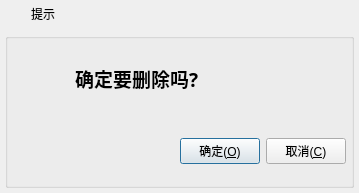
<?xml version="1.0" encoding="UTF-8"?>
<ui version="4.0">
 <class>frmMessageBox</class>
 <widget class="QDialog" name="frmMessageBox">
  <property name="geometry">
   <rect>
    <x>0</x>
    <y>0</y>
    <width>359</width>
    <height>193</height>
   </rect>
  </property>
  <property name="windowTitle">
   <string>提示</string>
  </property>
  <layout class="QVBoxLayout" name="verticalLayout">
   <property name="spacing">
    <number>0</number>
   </property>
   <property name="leftMargin">
    <number>0</number>
   </property>
   <property name="topMargin">
    <number>0</number>
   </property>
   <property name="rightMargin">
    <number>0</number>
   </property>
   <property name="bottomMargin">
    <number>0</number>
   </property>
   <item>
    <widget class="QWidget" name="widget_title" native="true">
     <property name="sizePolicy">
      <sizepolicy hsizetype="Preferred" vsizetype="Fixed">
       <horstretch>0</horstretch>
       <verstretch>0</verstretch>
      </sizepolicy>
     </property>
     <property name="minimumSize">
      <size>
       <width>100</width>
       <height>28</height>
      </size>
     </property>
     <layout class="QHBoxLayout" name="horizontalLayout_2">
      <property name="spacing">
       <number>0</number>
      </property>
      <property name="leftMargin">
       <number>0</number>
      </property>
      <property name="topMargin">
       <number>0</number>
      </property>
      <property name="rightMargin">
       <number>0</number>
      </property>
      <property name="bottomMargin">
       <number>0</number>
      </property>
      <item>
       <widget class="QLabel" name="lab_Ico">
        <property name="sizePolicy">
         <sizepolicy hsizetype="Minimum" vsizetype="Preferred">
          <horstretch>0</horstretch>
          <verstretch>0</verstretch>
         </sizepolicy>
        </property>
        <property name="minimumSize">
         <size>
          <width>31</width>
          <height>0</height>
         </size>
        </property>
        <property name="text">
         <string/>
        </property>
        <property name="alignment">
         <set>Qt::AlignCenter</set>
        </property>
       </widget>
      </item>
      <item>
       <widget class="QLabel" name="lab_Title">
        <property name="sizePolicy">
         <sizepolicy hsizetype="Expanding" vsizetype="Preferred">
          <horstretch>0</horstretch>
          <verstretch>0</verstretch>
         </sizepolicy>
        </property>
        <property name="styleSheet">
         <string notr="true">font: 10pt &quot;微软雅黑&quot;;</string>
        </property>
        <property name="text">
         <string>提示</string>
        </property>
        <property name="alignment">
         <set>Qt::AlignLeading|Qt::AlignLeft|Qt::AlignVCenter</set>
        </property>
       </widget>
      </item>
      <item>
       <widget class="QWidget" name="widget_menu" native="true">
        <property name="sizePolicy">
         <sizepolicy hsizetype="Minimum" vsizetype="Preferred">
          <horstretch>0</horstretch>
          <verstretch>0</verstretch>
         </sizepolicy>
        </property>
        <layout class="QHBoxLayout" name="horizontalLayout">
         <property name="spacing">
          <number>0</number>
         </property>
         <property name="leftMargin">
          <number>0</number>
         </property>
         <property name="topMargin">
          <number>0</number>
         </property>
         <property name="rightMargin">
          <number>0</number>
         </property>
         <property name="bottomMargin">
          <number>0</number>
         </property>
         <item>
          <widget class="QPushButton" name="btnMenu_Close">
           <property name="sizePolicy">
            <sizepolicy hsizetype="Minimum" vsizetype="Expanding">
             <horstretch>0</horstretch>
             <verstretch>0</verstretch>
            </sizepolicy>
           </property>
           <property name="minimumSize">
            <size>
             <width>40</width>
             <height>0</height>
            </size>
           </property>
           <property name="cursor">
            <cursorShape>ArrowCursor</cursorShape>
           </property>
           <property name="focusPolicy">
            <enum>Qt::NoFocus</enum>
           </property>
           <property name="toolTip">
            <string>关闭</string>
           </property>
           <property name="text">
            <string/>
           </property>
           <property name="flat">
            <bool>true</bool>
           </property>
          </widget>
         </item>
        </layout>
       </widget>
      </item>
     </layout>
    </widget>
   </item>
   <item>
    <widget class="QWidget" name="widget_main" native="true">
     <property name="styleSheet">
      <string notr="true">font: 11pt &quot;微软雅黑&quot;;</string>
     </property>
     <layout class="QVBoxLayout" name="verticalLayout_2">
      <property name="spacing">
       <number>5</number>
      </property>
      <property name="leftMargin">
       <number>5</number>
      </property>
      <property name="topMargin">
       <number>5</number>
      </property>
      <property name="rightMargin">
       <number>5</number>
      </property>
      <property name="bottomMargin">
       <number>5</number>
      </property>
      <item>
       <widget class="QGroupBox" name="groupBox">
        <property name="title">
         <string/>
        </property>
        <widget class="QLabel" name="labIcoMain">
         <property name="geometry">
          <rect>
           <x>10</x>
           <y>20</y>
           <width>45</width>
           <height>45</height>
          </rect>
         </property>
         <property name="styleSheet">
          <string notr="true">border-image: url(:/image/info.png);</string>
         </property>
         <property name="text">
          <string/>
         </property>
        </widget>
        <widget class="QLabel" name="labInfo">
         <property name="geometry">
          <rect>
           <x>70</x>
           <y>10</y>
           <width>261</width>
           <height>71</height>
          </rect>
         </property>
         <property name="font">
          <font>
           <family>微软雅黑</family>
           <pointsize>11</pointsize>
           <weight>50</weight>
           <italic>false</italic>
           <bold>false</bold>
          </font>
         </property>
         <property name="text">
          <string>&lt;html&gt;&lt;head/&gt;&lt;body&gt;&lt;p&gt;&lt;span style=&quot; font-size:14pt; font-weight:600;&quot;&gt;确定要删除吗?&lt;/span&gt;&lt;/p&gt;&lt;/body&gt;&lt;/html&gt;</string>
         </property>
         <property name="scaledContents">
          <bool>false</bool>
         </property>
         <property name="wordWrap">
          <bool>true</bool>
         </property>
        </widget>
        <widget class="QWidget" name="layoutWidget">
         <property name="geometry">
          <rect>
           <x>70</x>
           <y>93</y>
           <width>271</width>
           <height>51</height>
          </rect>
         </property>
         <layout class="QHBoxLayout" name="horizontalLayout_3">
          <item>
           <spacer name="horizontalSpacer">
            <property name="orientation">
             <enum>Qt::Horizontal</enum>
            </property>
            <property name="sizeHint" stdset="0">
             <size>
              <width>40</width>
              <height>20</height>
             </size>
            </property>
           </spacer>
          </item>
          <item>
           <widget class="QPushButton" name="btnOk">
            <property name="cursor">
             <cursorShape>PointingHandCursor</cursorShape>
            </property>
            <property name="focusPolicy">
             <enum>Qt::StrongFocus</enum>
            </property>
            <property name="styleSheet">
             <string notr="true"/>
            </property>
            <property name="text">
             <string>确定(&amp;O)</string>
            </property>
            <property name="icon">
             <iconset>
              <normaloff>:/image/update.png</normaloff>:/image/update.png</iconset>
            </property>
            <property name="iconSize">
             <size>
              <width>20</width>
              <height>20</height>
             </size>
            </property>
           </widget>
          </item>
          <item>
           <widget class="QPushButton" name="btnCancel">
            <property name="cursor">
             <cursorShape>PointingHandCursor</cursorShape>
            </property>
            <property name="focusPolicy">
             <enum>Qt::StrongFocus</enum>
            </property>
            <property name="styleSheet">
             <string notr="true"/>
            </property>
            <property name="text">
             <string>取消(&amp;C)</string>
            </property>
            <property name="icon">
             <iconset>
              <normaloff>:/image/close.png</normaloff>:/image/close.png</iconset>
            </property>
            <property name="iconSize">
             <size>
              <width>20</width>
              <height>20</height>
             </size>
            </property>
           </widget>
          </item>
         </layout>
        </widget>
       </widget>
      </item>
     </layout>
    </widget>
   </item>
  </layout>
 </widget>
 <resources/>
 <connections/>
</ui>
